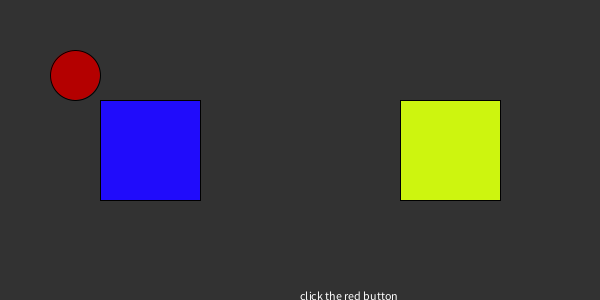
Frame 1 (no input)
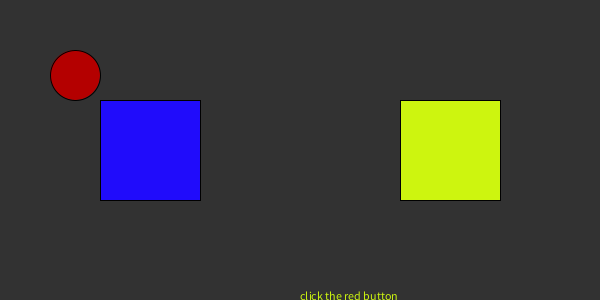
Frame 60 (the mouse pressed at the canvas centre just before this capture)
Frame 120 (the mouse held since frame 60 and released just before this capture): identical to frame 60, image omitted

The Processing sketch that drew these frames (run headless with seeded random() and noise(); from frame 60 on, the mouse is pressed at the canvas centre):

// Processing sketch: processing_91940
// ── processing_91940.pde

color from = color(random(0,50),random(0,50),random(190,255));
color to = color(random(190,255),random(190,255),random(0,50));

void setup(){
size(600,300);

}

void draw(){
   background(50);
   text("click the red button",width/2, 300);
  fill(180,0,0);
 ellipse(75,75,50,50);

fill(from);
rect(100, 100, 100, 100);
fill(to);
rect(400, 100, 100, 100);

  if(dist(mouseX, mouseY, 75, 75) < 25){
      textSize(32);
      fill(0, 102, 153);
      text("left click for new box colors,", 50,250);
      text(" right click to interpolate!",50,275);
     fill(255,0,0);
    }
    
if(mousePressed && (mouseButton == LEFT) && dist(mouseX,mouseY,75,75)<25){
//from = color(random(25,50),random(25,50),random(190,255));
// to = color(random(190,255),random(80,190),random(0,50));
from =color(random(255),random(255),random(255));
to =color(random(255),random(255),random(255));
fill(from);
rect(100, 100, 100, 100);
fill(to);
rect(400, 100, 100, 100);
  } else if (mousePressed && (mouseButton == RIGHT) && dist(mouseX,mouseY,75,75)<25) {
color interA = lerpColor(from, to, .33);
color interB = lerpColor(from, to, .66);
fill(interA);
rect(200, 100, 100, 100);
fill(interB);
rect(300, 100, 100, 100);




  } }
